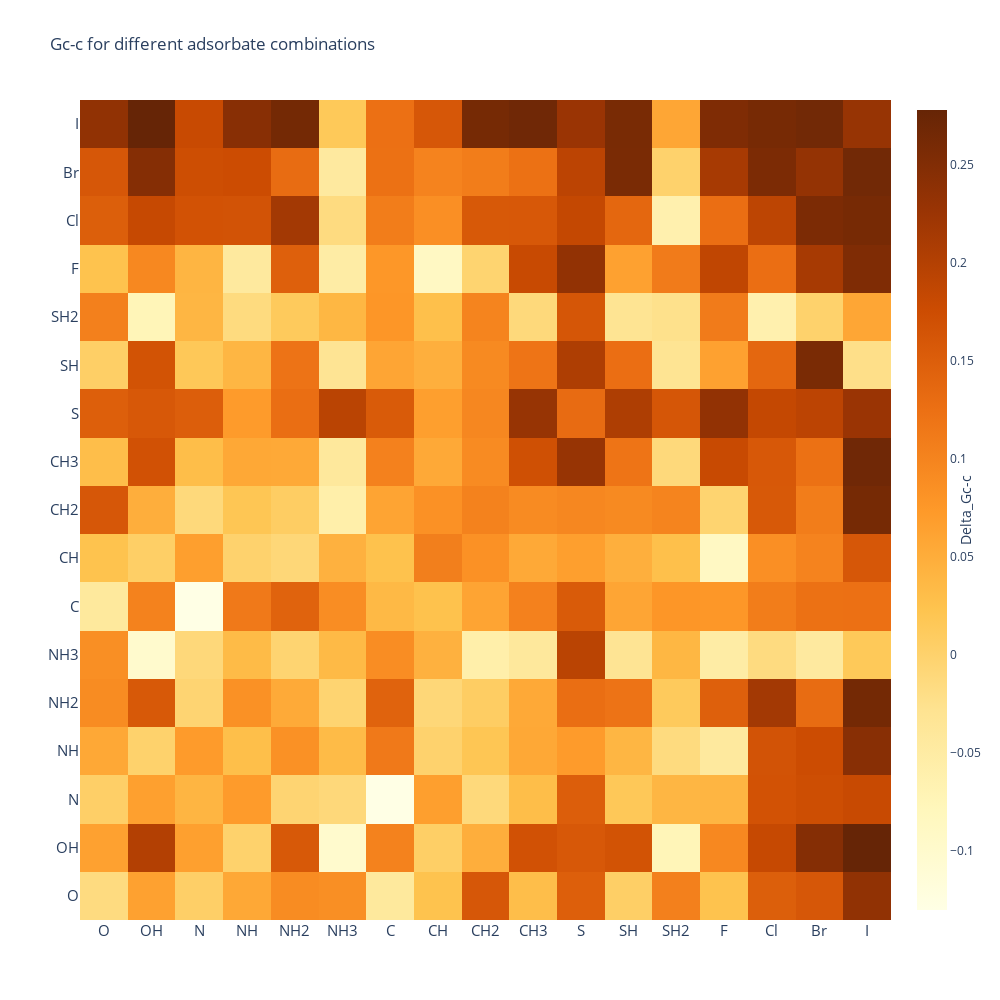

Write notebook code for a chart like this one.
### Code cell
import plotly.offline as py
py.init_notebook_mode(connected=True)
import plotly.graph_objs as go
from matplotlib.colors import ListedColormap




#Plotting
trace = go.Heatmap(z = twoD,
                   x = adsorbates,
                   y = adsorbates,
                   colorscale = 'YlOrBr',
                   colorbar   = dict(title = "Delta_Gc-c",
                                     titleside = "right"
                                    )
                  )

layout = go.Layout(dict(title = "Gc-c for different adsorbate combinations",
                        autosize = False,
                        height  = 1000,
                        width   = 1000,
                        yaxis   = dict(tickfont = dict(size = 15)),
                        xaxis   = dict(tickfont = dict(size = 15))
                       )
                  )

data = [trace]
fig = go.Figure(data=data,layout=layout)
py.iplot(fig)

### Figure 1 — Plotly figure (JSON) as saved in the notebook; plotly's stock layout.template omitted (floating-point values rounded to 4 significant figures; data arrays with more than 128 entries replaced by an {"elided": "..."} marker saying what was removed)
{"data": [{"colorbar": {"title": {"side": "right", "text": "Delta_Gc-c"}}, "colorscale": [[0, "rgb(255,255,229)"], [0.125, "rgb(255,247,188)"], [0.25, "rgb(254,227,145)"], [0.375, "rgb(254,196,79)"], [0.5, "rgb(254,153,41)"], [0.625, "rgb(236,112,20)"], [0.75, "rgb(204,76,2)"], [0.875, "rgb(153,52,4)"], [1, "rgb(102,37,6)"]], "type": "heatmap", "x": ["O", "OH", "N", "NH", "NH2", "NH3", "C", "CH", "CH2", "CH3", "S", "SH", "SH2", "F", "Cl", "Br", "I"], "y": ["O", "OH", "N", "NH", "NH2", "NH3", "C", "CH", "CH2", "CH3", "S", "SH", "SH2", "F", "Cl", "Br", "I"], "z": {"elided": "17x17 float values"}}], "layout": {"autosize": false, "height": 1000, "title": {"text": "Gc-c for different adsorbate combinations"}, "width": 1000, "xaxis": {"tickfont": {"size": 15}}, "yaxis": {"tickfont": {"size": 15}}}}
